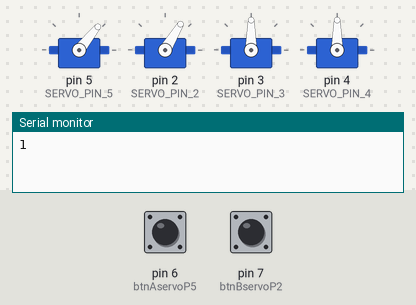
The sketch below on a simulated Arduino Uno, built with avr-gcc and run on an emulated ATmega328P. On the bench: 4 × servo, the last lines printed to the serial monitor. Inputs (shaded band) come from the test bench; at power-on: pin 7 (btnBservoP2) HIGH, pin 6 (btnAservoP5) HIGH.

Above: at 2.6 s.
2.7 s: pin 7 (btnBservoP2) pulled LOW for 0.75 s
At 3.86 s:
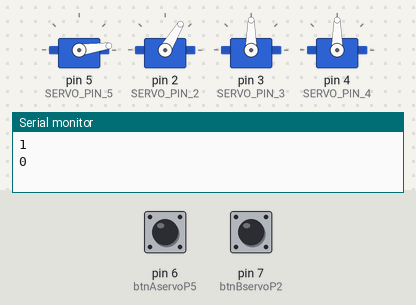
6.2 s: pin 7 (btnBservoP2) pulled LOW for 1 s
At 7.88 s:
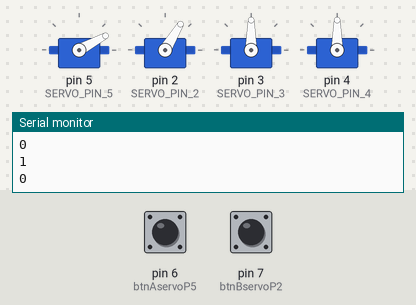
9.7 s: pin 6 (btnAservoP5) pulled LOW for 3.2 s
At 10.29 s:
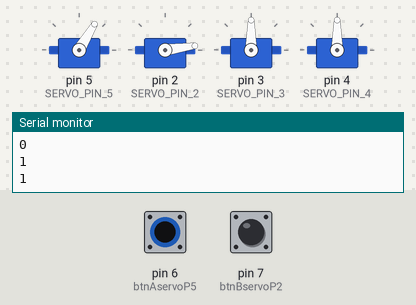
Timing chart, 0 to 20.4 s (numbered marks = the images above; inputs shaded):
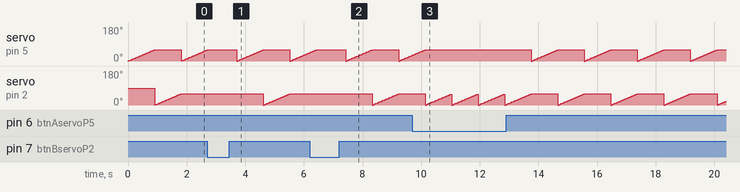

The sketch:

Assignment_1_limbs.ino
```cpp
/*
 * ASSIGNMENT ONE THIS
 * CODE FOR LIMB DETACHING
 * KATHLEEN KIRKWOOD
 * CART 360
  code for riping off limbs and getting a response!
  the point of this code is to notify a pin when a circuit is broken and which will result in the rumble
  of a servo.
*/

//library
#include <Servo.h>

Servo servo1;
Servo servo2;
Servo servo3;
Servo servo4;

#define SERVO_PIN_2 2
#define SERVO_PIN_3 3
#define SERVO_PIN_4 4
#define SERVO_PIN_5 5

//to test the current flow
//int ledPin = 13;
//byte leds = 0;
// think of these as temp switches allowing power to flow only in one way
// switches that act as legs
int btnAservoP5 = 6;
int btnBservoP2 = 7;
//int btnCservoP3 = 8;
//int btnDservoP4 = 9;

void setup()
{
  Serial.begin(9600);
  //power my switches (legs) through the limbs so it does the opposite  of a nnormal switch
//  pinMode(ledPin, OUTPUT);
  pinMode(btnAservoP5, INPUT_PULLUP);
  pinMode(btnBservoP2, INPUT_PULLUP);
//  pinMode(btnCservoP3, INPUT_PULLUP);
  //pinMode(btnDservoP4, INPUT_PULLUP);

  // references for servos
  servo1.attach(SERVO_PIN_5); // servo 1
  servo2.attach(SERVO_PIN_2); // servo 2
  servo3.attach(SERVO_PIN_3); //servo 3
  servo4.attach(SERVO_PIN_4); //servo 4
  /*
    // test that everything is running
    for (int i = 0; i < 100; i++) {
     servo2.write(i);
      servo1.write(i);

     delay(50);
    }

    digitalWrite(ledPin,HIGH);
    delay(1000);
    digitalWrite(ledPin,LOW);
  */
}

void loop()
{
  // A button. when disconected act=============================================================
// servo 1 is actually refered to pin 5 !!!!!!!!!!!!!!!
  if (digitalRead(btnAservoP5) == HIGH)
  {
    //digitalWrite(ledPin, HIGH);
    //loop through and wiggle!
    for (int i = 0; i < 60; i++)
    {
      //this is on =========================================== pin 3
      servo1.write(i);
      delay(15);
    }

  }
  // when connect dont act, go back to original position and stay at 0 deg..
  if (digitalRead(btnAservoP5) == LOW)
  {
   // digitalWrite(ledPin, LOW);
    for (int i = 60; i <= 0; i--)
    {
      servo1.write(i);
      delay(15);
    }
   // digitalWrite(ledPin, LOW);
    // delay(1000);
  }
  //check data
  //   Serial.println(SERVO_PIN_5);

  // B button connected to servo 2===================================================
  Serial.println(digitalRead(btnBservoP2));
  if (digitalRead(btnBservoP2) == HIGH)
  {
    //loop through and wiggle!
    for (int i = 0; i < 60; i++)
    {
      //this is on pin 2
      servo2.write(i);
      delay(15);
    }

  }
  // when connect dont act, go back to original position and stay at 0 deg..
  if (digitalRead(btnBservoP2) == LOW)
  {

    for (int i = 60; i <= 0; i--)
    {
      servo2.write(i);
      delay(15);
    }
//    digitalWrite(ledPin, LOW);
    delay(1000);
  }

  // C button connected to servo 1 ===================================================
  /*
    if (digitalRead(btnCservoP3) == HIGH)
    {
      //loop through and wiggle!
      for (int i = 0; i < 100; i++)
      {
        //this is on pin 5
        servo3.write(i);
        delay(15);
      }
    }
    // when connect dont act, go back to original position and stay at 0 deg..
    if (digitalRead(btnCservoP3) == LOW)
    {

      for (int i = 100; i <= 0; i--)
      {
        servo3.write(i);
        delay(15);
      }
      digitalWrite(ledPin, LOW);
      delay(1000);
    }

    //D button and servo 4 ==============================================================

     if (digitalRead(btnDservoP4) == HIGH)
    {
      //loop through and wiggle!
      for (int i = 0; i < 100; i++)
      {
        //this is on====================== servo pin 4
        servo4.write(i);
        delay(15);
      }
    }
    // when connect dont act, go back to original position and stay at 0 deg..
    if (digitalRead(btnDservoP4) == LOW)
    {

      for (int i = 100; i <= 0; i--)
      {
        servo4.write(i);
        delay(15);
      }
    }
  */
}
```

Measured:
- by itself, servo on pin 5 (SERVO_PIN_5): ramps from 0° to 59° and jumps back, once every 1.8 s
